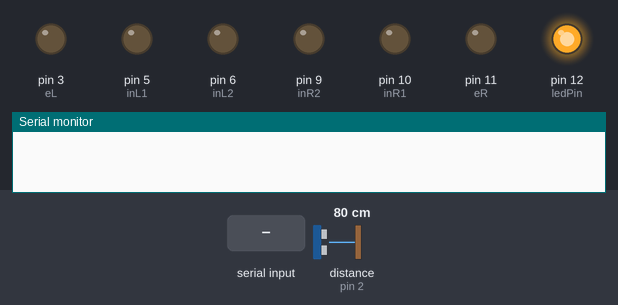
Bench run of a sketch on a simulated Arduino Uno, built with avr-gcc and run on an emulated ATmega328P. Shown: output pins drawn as LEDs (lit = HIGH), the last lines printed to the serial monitor. The inputs (shaded band) are chosen by the test bench; at power-on: distance to the obstacle (sensor on pin 2) 80 cm. The echo pulse lasts 58.3 µs per cm.

Above: at 1.3 s.
1.4 s: "l" received over the second serial link
At 2.0 s:
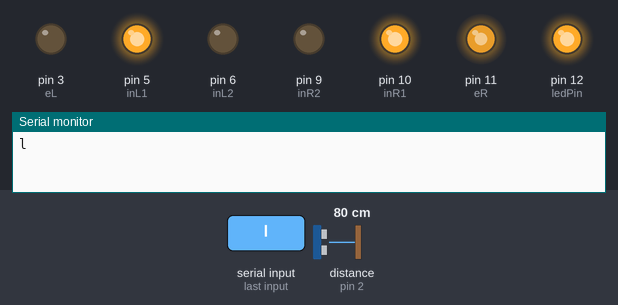
2.9 s: "R" received over the second serial link
At 4.1 s:
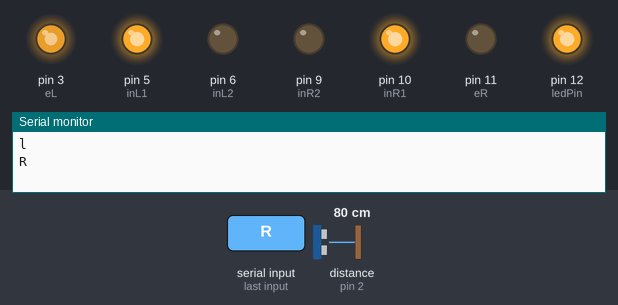
4.4 s: "S" received over the second serial link
At 5.5 s:
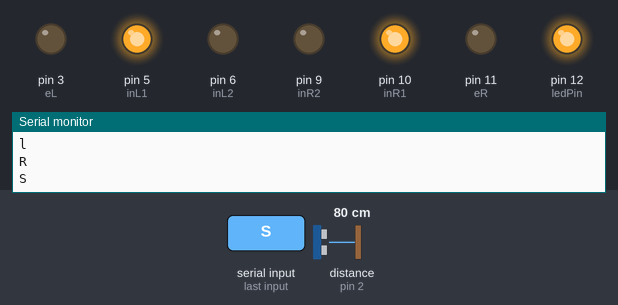
5.9 s: "F90\n" received over the second serial link
At 6.6 s:
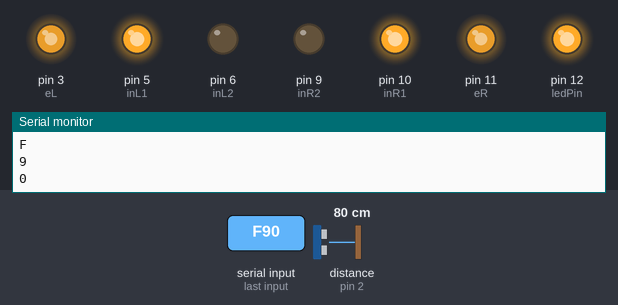
7.4 s: "B90\n" received over the second serial link
At 7.7 s:
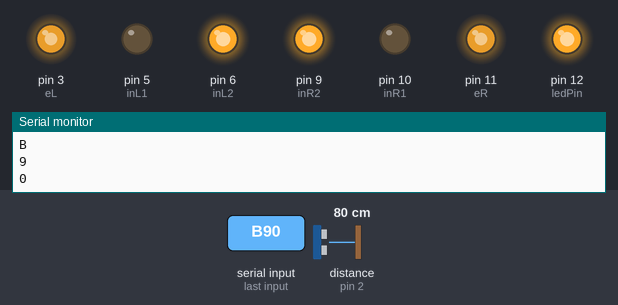
8.9 s: "F" received over the second serial link
At 10.0 s:
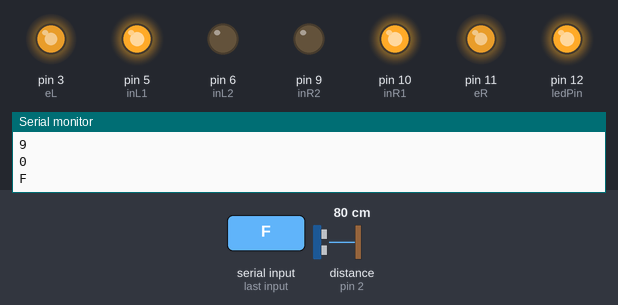
Timing chart, 0 to 11.4 s (numbered marks = the images above; inputs shaded):
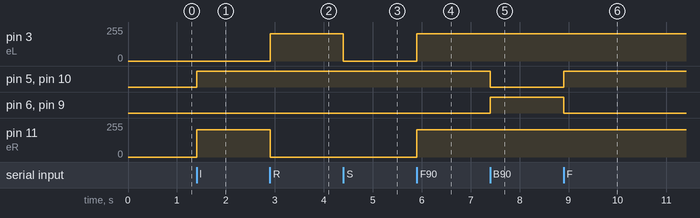

Measured:
- after the input at 1.4 s, pin 5 (inL1), pin 10 (inR1): LOW → HIGH at once; pin 11 (eR): 0/255 → 205/255 at once
- after the input at 2.9 s, pin 3 (eL): 0/255 → 205/255 at once; pin 11 (eR): 205/255 → 0/255 at once
- after the input at 4.4 s, pin 3 (eL): 205/255 → 0/255 at once
- after the input at 5.9 s, pin 3 (eL), pin 11 (eR): 0/255 → 205/255 at once
- after the input at 7.4 s, pin 5 (inL1), pin 10 (inR1): HIGH → LOW at once; pin 6 (inL2), pin 9 (inR2): LOW → HIGH at once
- after the input at 8.9 s, pin 5 (inL1), pin 10 (inR1): LOW → HIGH at once; pin 6 (inL2), pin 9 (inR2): HIGH → LOW at once

The sketch:

R-03_BluetoothCar.ino
```cpp
#include <SoftwareSerial.h>
#include <NewPing.h>

int bluetoothTx = 7;  // TX-O pin of bluetooth mate, Arduino D2
int bluetoothRx = 8;  // RX-I pin of bluetooth mate, Arduino D3

int dataFromBt;
SoftwareSerial bluetooth(bluetoothTx, bluetoothRx);

// Right Motor
int eR = 11;
int inR1 = 10;
int inR2 = 9;

// Left Motor
int eL = 3;
int inL1 = 5;
int inL2 = 6;

// UltraSonic Sensor
#define TRIGGER_PIN  4  // Arduino pin tied to trigger pin on the ultrasonic sensor.
#define ECHO_PIN     2  // Arduino pin tied to echo pin on the ultrasonic sensor.
#define MAX_DISTANCE 200 // Maximum distance we want to ping for (in centimeters). Maximum sensor distance is rated at 400-500cm.

NewPing sonar(TRIGGER_PIN, ECHO_PIN, MAX_DISTANCE); // NewPing setup of pins and maximum distance.

#define MAX_SPEED 255
#define DANGER_DISTANCE 20 // cm

// led
int ledPin = 12;

// speed (case '0' at the beginning)
int speed = MAX_SPEED - 50;
int speedLevel;

void setup()
{
  bluetooth.begin(115200);  // The Bluetooth Mate defaults to 115200bps
  delay(100);  // Short delay, wait for the Mate to send back CMD
  bluetooth.begin(9600);  // Start bluetooth serial at 9600

  // Hardware serial port for debugging
  // signals from smart phone
  Serial.begin(9600);

  pinMode(eR, OUTPUT);
  pinMode(inR1, OUTPUT);
  pinMode(inR2, OUTPUT);

  pinMode(eL, OUTPUT);
  pinMode(inL1, OUTPUT);
  pinMode(inL2, OUTPUT);

  pinMode(ledPin, OUTPUT);
  digitalWrite(ledPin, HIGH);
}

void loop()
{
  int distance = sonar.ping_cm();

  // If the bluetooth sent any characters
  if (bluetooth.available()) {
    dataFromBt = bluetooth.read();

    // Log out the signals from smartphone
    Serial.println((char) dataFromBt);

    switch(dataFromBt) {
      // foward
      case 'F': case 'f':
        if(distance <= DANGER_DISTANCE) {
          setMotorR(0, 0);
          setMotorL(0, 0);
        } else {
          setMotorR(speed, 0);
          setMotorL(speed, 0);
        }
        // setMotorR(speed, 0);
        // setMotorL(speed, 0);
        break;
      // backward
      case 'B': case 'b':
        setMotorR(speed, 1);
        setMotorL(speed, 1);
        break;
      // left
      case 'L': case 'l':
        setMotorR(speed, 0);
        setMotorL(0, 0);
        break;
      // right
      case 'R': case 'r':
        setMotorR(0, 0);
        setMotorL(speed, 0);
        break;
      // stop
      case 'S': case 's':
        setMotorR(0, 0);
        setMotorL(0, 0);
        break;
      // velocity
      case '1': case '2': case '3': case '4': case '5':
      case '6': case '7': case '8': case '9': case '0':
        speedLevel = dataFromBt - '0';
        speed = MAX_SPEED - (10 - speedLevel) * 5;
        break;
      case 'q':
        speed = MAX_SPEED;
        break;
    }
  }
}

void setMotorR(int speed, boolean reverse)
{
  analogWrite(eR, speed);
  digitalWrite(inR1, !reverse);
  digitalWrite(inR2, reverse);
}

void setMotorL(int speed, boolean reverse)
{
  analogWrite(eL, speed);
  digitalWrite(inL1, !reverse);
  digitalWrite(inL2, reverse);
}
```
